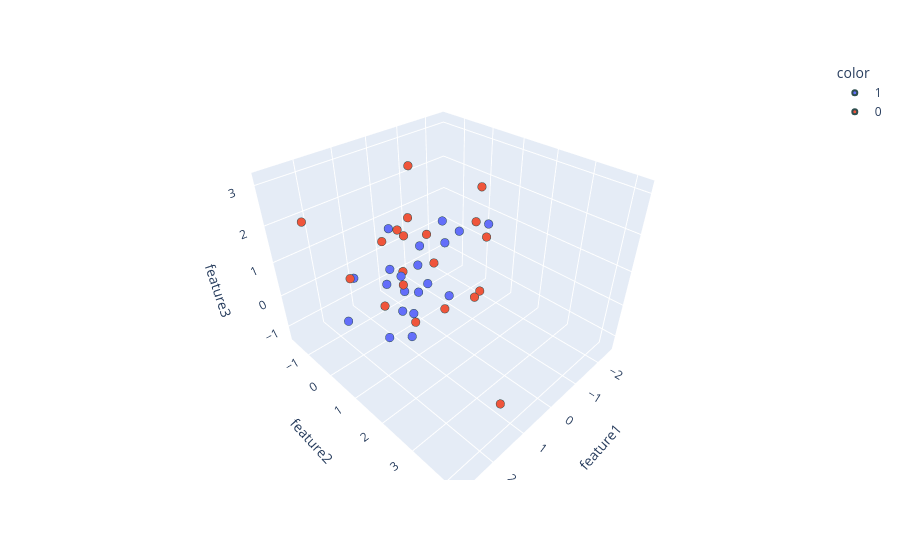

Notebook source saved alongside this figure:
### Code cell
import plotly.express as px

fig=px.scatter_3d(df,x=df['feature1'],y=df['feature2'],z=df['feature3'],color=df['target'].astype('str'))

fig.update_traces(marker=dict(size=5,line=dict(width=2,color='DarkSlateGrey')),selector=dict(mode='markers'))

fig.show()

### Figure 1 — Plotly figure (JSON) as saved in the notebook; plotly's stock layout.template omitted (floating-point values rounded to 4 significant figures)
{"data": [{"hovertemplate": "color=1<br>feature1=%{x}<br>feature2=%{y}<br>feature3=%{z}<extra></extra>", "legendgroup": "1", "marker": {"color": "#636efa", "line": {"color": "DarkSlateGrey", "width": 2}, "size": 5, "symbol": "circle"}, "mode": "markers", "name": "1", "scene": "scene", "showlegend": true, "type": "scatter3d", "x": [-0.3675, 0.4206, 1.968, -2.506, 0.3223, -0.3316, 0.667, -1.01, 0.2411, -0.04544, -0.9926, -0.4208, 0.9486, 1.415, 1.045, -1.838, 0.1901, -0.02254, 1.267, 1.772], "y": [-1.137, 0.4116, -0.5478, 0.147, 0.06034, -1.632, 0.02581, 0.4417, -0.9525, 1.041, -0.1613, -0.552, 0.7017, 0.4577, 0.5382, -0.9388, 0.5121, 0.01342, 0.1736, -0.3475], "z": [-1.322, -0.07132, -0.6794, 0.6062, -1.043, 0.6191, -0.7776, 1.129, -0.1363, -0.09403, 1.192, -0.1211, -1.051, 0.7289, 0.8121, -0.2018, 0.1315, 0.9359, -1.223, 0.6701]}, {"hovertemplate": "color=0<br>feature1=%{x}<br>feature2=%{y}<br>feature3=%{z}<extra></extra>", "legendgroup": "0", "marker": {"color": "#EF553B", "line": {"color": "DarkSlateGrey", "width": 2}, "size": 5, "symbol": "circle"}, "mode": "markers", "name": "0", "scene": "scene", "showlegend": true, "type": "scatter3d", "x": [0.1771, 1.425, 2.224, -0.7233, 2.823, -1.39, 0.3849, 1.677, 1.438, 0.2907, 0.7319, -1.028, -0.7643, 2.011, 0.8989, 1.01, 1.251, 0.2046, 0.7489, 1.234], "y": [-0.5981, 1.441, 0.2304, 1.461, -0.3329, 0.6667, 1.324, 4.188, 1.1, 0.867, 0.5174, 1.131, 1.567, 1.921, 0.436, 1.438, 0.1864, -0.01154, 2.593, 0.05278], "z": [1.227, 0.1826, 1.192, -0.08537, 2.637, 1.344, -0.1032, -0.08056, 1.065, 0.9826, 2.245, 2.603, 1.549, 2.933, 0.821, 2.328, 1.704, 3.151, 1.171, -0.2616]}], "layout": {"legend": {"title": {"text": "color"}, "tracegroupgap": 0}, "margin": {"t": 60}, "scene": {"domain": {"x": [0, 1], "y": [0, 1]}, "xaxis": {"title": {"text": "feature1"}}, "yaxis": {"title": {"text": "feature2"}}, "zaxis": {"title": {"text": "feature3"}}}}}
